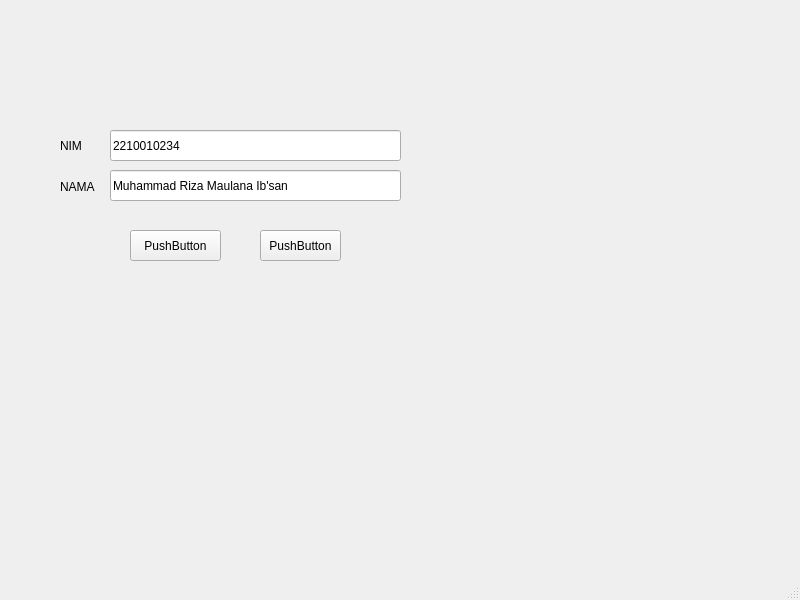
<?xml version="1.0" encoding="UTF-8"?>
<ui version="4.0">
 <class>MainWindow</class>
 <widget class="QMainWindow" name="MainWindow">
  <property name="geometry">
   <rect>
    <x>0</x>
    <y>0</y>
    <width>800</width>
    <height>600</height>
   </rect>
  </property>
  <property name="windowTitle">
   <string>MainWindow</string>
  </property>
  <widget class="QWidget" name="centralwidget">
   <widget class="QLabel" name="label">
    <property name="geometry">
     <rect>
      <x>60</x>
      <y>130</y>
      <width>71</width>
      <height>31</height>
     </rect>
    </property>
    <property name="text">
     <string>NIM</string>
    </property>
   </widget>
   <widget class="QLabel" name="label_2">
    <property name="geometry">
     <rect>
      <x>60</x>
      <y>180</y>
      <width>47</width>
      <height>13</height>
     </rect>
    </property>
    <property name="text">
     <string>NAMA</string>
    </property>
   </widget>
   <widget class="QLineEdit" name="lineEdit">
    <property name="geometry">
     <rect>
      <x>110</x>
      <y>130</y>
      <width>291</width>
      <height>31</height>
     </rect>
    </property>
    <property name="text">
     <string>2210010234</string>
    </property>
   </widget>
   <widget class="QLineEdit" name="lineEdit_2">
    <property name="geometry">
     <rect>
      <x>110</x>
      <y>170</y>
      <width>291</width>
      <height>31</height>
     </rect>
    </property>
    <property name="text">
     <string>Muhammad Riza Maulana Ib'san</string>
    </property>
   </widget>
   <widget class="QPushButton" name="pushButton">
    <property name="geometry">
     <rect>
      <x>130</x>
      <y>230</y>
      <width>91</width>
      <height>31</height>
     </rect>
    </property>
    <property name="text">
     <string>PushButton</string>
    </property>
   </widget>
   <widget class="QPushButton" name="pushButton_2">
    <property name="geometry">
     <rect>
      <x>260</x>
      <y>230</y>
      <width>81</width>
      <height>31</height>
     </rect>
    </property>
    <property name="autoFillBackground">
     <bool>false</bool>
    </property>
    <property name="text">
     <string>PushButton</string>
    </property>
   </widget>
  </widget>
  <widget class="QMenuBar" name="menubar">
   <property name="geometry">
    <rect>
     <x>0</x>
     <y>0</y>
     <width>800</width>
     <height>21</height>
    </rect>
   </property>
  </widget>
  <widget class="QStatusBar" name="statusbar"/>
 </widget>
 <resources/>
 <connections/>
</ui>
